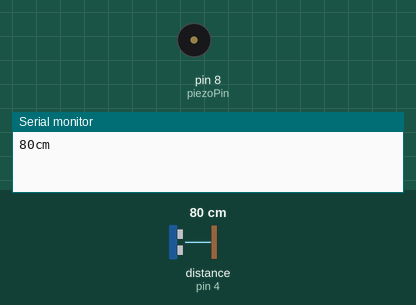
This sketch was run on a simulated Arduino Uno, built with avr-gcc and run on an emulated ATmega328P. Parts: buzzer (waves = sounding), the last lines printed to the serial monitor. Wiring (inferred from the names in the program): ultrasonic range finder: trigger pin 2; echo pin 4. The inputs (shaded band) are chosen by the test bench; at power-on: distance to the obstacle (sensor on pin 4) 80 cm. The echo pulse lasts 58.3 µs per cm.

Above: at 1.2 s.
1.3 s: distance to the obstacle (sensor on pin 4) set to 2 cm
At 2.5 s:
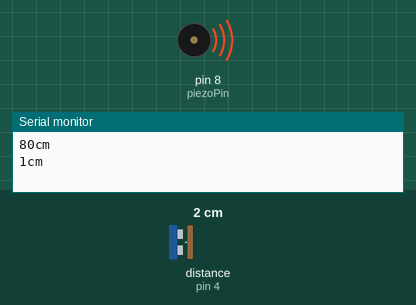
2.8 s: distance to the obstacle (sensor on pin 4) set to 4 cm
At 3.8 s:
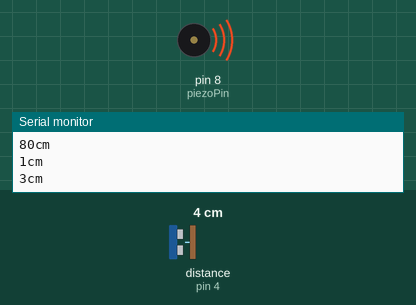
Timing chart, 0 to 5.8 s (numbered marks = the images above; inputs shaded):
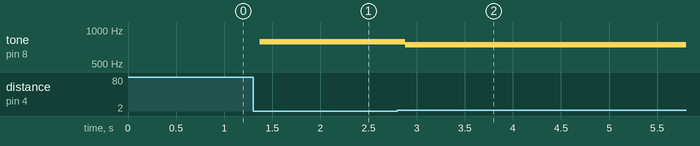

The sketch:

ultrasoundpiezoa.ino
```cpp
/*This sketch will print out the distance to the nearest object
that the ultrasound module can detect.
It sends a pulse to the sensor to initiate a reading, then listens
for a pulse to return.  The length of the returning pulse is
proportional to the distance of the object from the sensor.

The circuit:
  * VCC connection of the sensor attached to +5V
  * GND connection of the sensor attached to ground
  * TRIG connection of the sensor attached to digital pin 2
  * ECHO connection of the sensor attached to digital pin 4

Source:
https://gist.github.com/flakas/3294829#file-hc-sr04-ino-L52

The piezo will emit sounds of different frequencies as
you move your hand in front of the ultrasound module.

Connect the piezo to pin 8.

*/

const int trigPin = 2;
const int echoPin = 4;
const int piezoPin = 8;

long prevCm = 0;

const int i = 20;

int notes[i] = {
  262, 277, 294, 311, 330, 349, 370, 392, 415, 440,
  466, 494, 523, 554, 587, 622, 659, 698, 740, 784
};

void setup() {
  Serial.begin(9600);
}

void loop() {
  long duration, cm;

  pinMode(trigPin, OUTPUT);
  digitalWrite(trigPin, LOW);
  delayMicroseconds(2);
  digitalWrite(trigPin, HIGH);
  delayMicroseconds(10);
  digitalWrite(trigPin, LOW);

  pinMode(echoPin, INPUT);
  duration = pulseIn(echoPin, HIGH);

  cm = microsecondsToCentimeters(duration);

  if (cm != prevCm) {
    Serial.print(cm);
    Serial.print("cm");
    Serial.println();
  }

 boolean inRange = 0 < cm && cm <= (2 * i);
 boolean even = cm%2 == 0;

 int note;

 if (inRange && even){
        note = i - (cm / 2);
 } else if (inRange && !even) {
        note = i - ((cm + 1) / 2);
 }

 if (inRange) {
        tone(piezoPin, notes[note]);
 } else {
        noTone(piezoPin);
 }

  prevCm = cm;

  delay(100);

}

long microsecondsToCentimeters(long microseconds)
{
  return microseconds / 29 / 2;
}
```

Measured:
- after the input at 1.3 s, tone on pin 8 (piezoPin): silent → 784 Hz after 0.07 s
- after the input at 2.8 s, tone on pin 8 (piezoPin): 784 Hz → 740 Hz after 0.08 s
